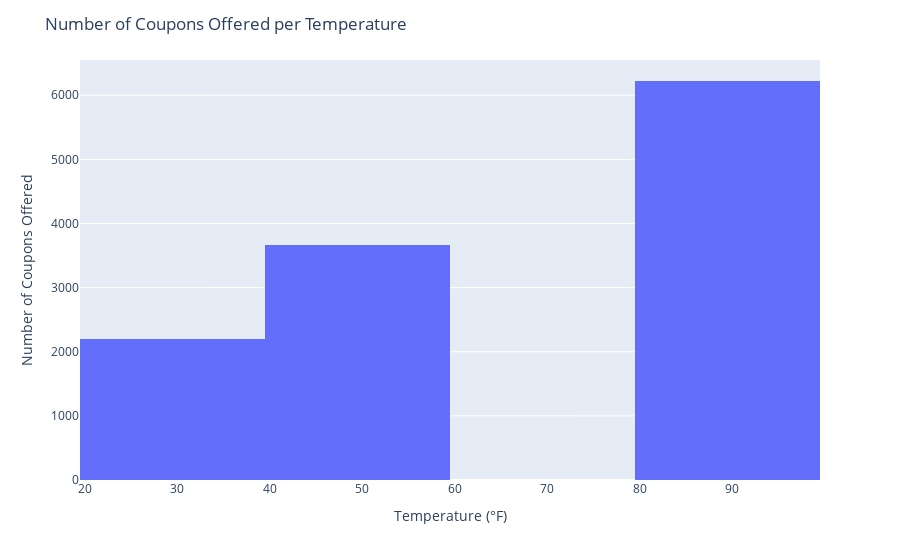

Notebook source saved alongside this figure:
### Markdown cell above
6. Use a histogram to visualize the temperature column.

### Code cell
# Create a histogram of the temperature column
fig = px.histogram(data_dropped,x='temperature')
fig.update_layout(
    title='Number of Coupons Offered per Temperature',
    xaxis_title='Temperature (°F)',
    yaxis_title='Number of Coupons Offered'
)

### Figure 1 — Plotly figure (JSON) as saved in the notebook; plotly's stock layout.template omitted (floating-point values rounded to 4 significant figures; data arrays with more than 128 entries replaced by an {"elided": "..."} marker saying what was removed)
{"data": [{"alignmentgroup": "True", "bingroup": "x", "hovertemplate": "temperature=%{x}<br>count=%{y}<extra></extra>", "legendgroup": "", "marker": {"color": "#636efa", "pattern": {"shape": ""}}, "name": "", "offsetgroup": "", "orientation": "v", "showlegend": false, "type": "histogram", "x": {"elided": "12079 int values"}, "xaxis": "x", "yaxis": "y"}], "layout": {"barmode": "relative", "legend": {"tracegroupgap": 0}, "margin": {"t": 60}, "title": {"text": "Number of Coupons Offered per Temperature"}, "xaxis": {"anchor": "y", "domain": [0, 1], "title": {"text": "Temperature (°F)"}}, "yaxis": {"anchor": "x", "domain": [0, 1], "title": {"text": "Number of Coupons Offered"}}}}
